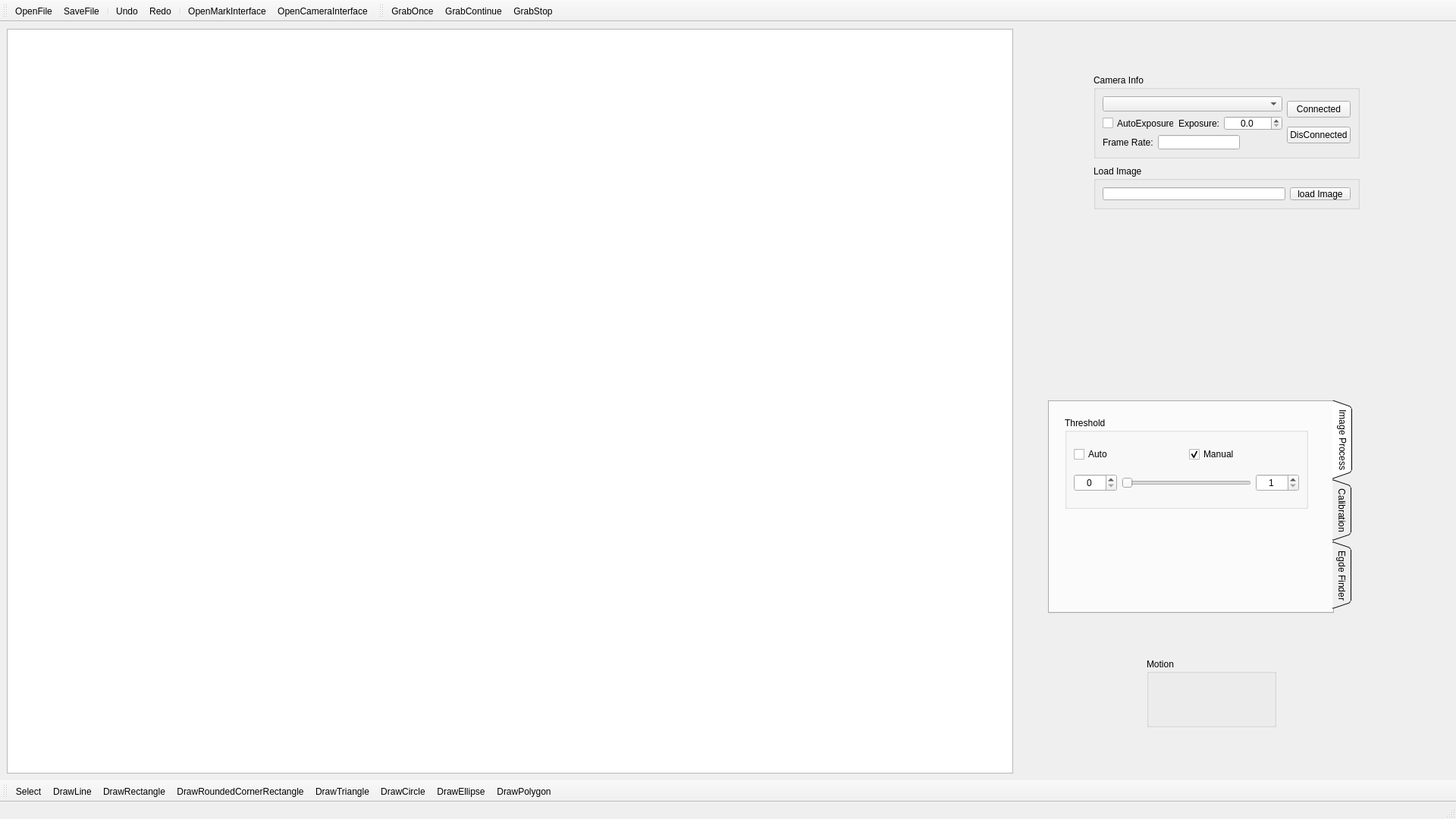
<?xml version="1.0" encoding="UTF-8"?>
<ui version="4.0">
 <class>MainWindow</class>
 <widget class="QMainWindow" name="MainWindow">
  <property name="geometry">
   <rect>
    <x>0</x>
    <y>0</y>
    <width>1920</width>
    <height>1080</height>
   </rect>
  </property>
  <property name="windowTitle">
   <string>MainWindow</string>
  </property>
  <widget class="QWidget" name="centralwidget">
   <layout class="QHBoxLayout" name="horizontalLayout" stretch="7,3">
    <item>
     <widget class="QStackedWidget" name="stackedWidget">
      <property name="currentIndex">
       <number>1</number>
      </property>
      <widget class="QWidget" name="page">
       <property name="font">
        <font>
         <weight>50</weight>
         <bold>false</bold>
        </font>
       </property>
       <layout class="QHBoxLayout" name="horizontalLayout_2">
        <property name="leftMargin">
         <number>0</number>
        </property>
        <property name="topMargin">
         <number>0</number>
        </property>
        <property name="rightMargin">
         <number>0</number>
        </property>
        <property name="bottomMargin">
         <number>0</number>
        </property>
        <item>
         <widget class="QGraphicsView" name="graphicsView_Mark"/>
        </item>
       </layout>
      </widget>
      <widget class="QWidget" name="page_2">
       <layout class="QHBoxLayout" name="horizontalLayout_3">
        <property name="leftMargin">
         <number>0</number>
        </property>
        <property name="topMargin">
         <number>0</number>
        </property>
        <property name="rightMargin">
         <number>0</number>
        </property>
        <property name="bottomMargin">
         <number>0</number>
        </property>
        <item>
         <widget class="ExtendQGraphicsView" name="graphicsView_Camera"/>
        </item>
       </layout>
      </widget>
     </widget>
    </item>
    <item>
     <widget class="QStackedWidget" name="stackedWidget_Parameters">
      <property name="currentIndex">
       <number>1</number>
      </property>
      <widget class="QWidget" name="page_3">
       <widget class="QLabel" name="label_2">
        <property name="geometry">
         <rect>
          <x>0</x>
          <y>0</y>
          <width>29</width>
          <height>16</height>
         </rect>
        </property>
        <property name="text">
         <string>mark1</string>
        </property>
       </widget>
      </widget>
      <widget class="QWidget" name="page_4">
       <widget class="QTabWidget" name="tabWidget">
        <property name="geometry">
         <rect>
          <x>40</x>
          <y>490</y>
          <width>401</width>
          <height>281</height>
         </rect>
        </property>
        <property name="layoutDirection">
         <enum>Qt::LeftToRight</enum>
        </property>
        <property name="tabPosition">
         <enum>QTabWidget::East</enum>
        </property>
        <property name="tabShape">
         <enum>QTabWidget::Triangular</enum>
        </property>
        <property name="currentIndex">
         <number>0</number>
        </property>
        <widget class="QWidget" name="tab_1">
         <attribute name="title">
          <string>Image Process</string>
         </attribute>
         <widget class="QGroupBox" name="groupBox">
          <property name="geometry">
           <rect>
            <x>20</x>
            <y>20</y>
            <width>321</width>
            <height>121</height>
           </rect>
          </property>
          <property name="title">
           <string>Threshold</string>
          </property>
          <layout class="QHBoxLayout" name="horizontalLayout_8">
           <item>
            <layout class="QVBoxLayout" name="verticalLayout">
             <item>
              <layout class="QHBoxLayout" name="horizontalLayout_6">
               <item>
                <widget class="QCheckBox" name="checkBox_AutoThreshold">
                 <property name="text">
                  <string>Auto</string>
                 </property>
                 <attribute name="buttonGroup">
                  <string notr="true">buttonGroup</string>
                 </attribute>
                </widget>
               </item>
               <item>
                <widget class="QCheckBox" name="checkBox_ManualThreshold">
                 <property name="text">
                  <string>Manual</string>
                 </property>
                 <property name="checked">
                  <bool>true</bool>
                 </property>
                 <attribute name="buttonGroup">
                  <string notr="true">buttonGroup</string>
                 </attribute>
                </widget>
               </item>
              </layout>
             </item>
             <item>
              <layout class="QHBoxLayout" name="horizontalLayout_7" stretch="2,6,2">
               <item>
                <widget class="QSpinBox" name="spinBox_LeftThreshold">
                 <property name="alignment">
                  <set>Qt::AlignCenter</set>
                 </property>
                 <property name="maximum">
                  <number>254</number>
                 </property>
                </widget>
               </item>
               <item>
                <widget class="QxtSpanSlider" name="horizontalSlider_Threshold">
                 <property name="maximum">
                  <number>255</number>
                 </property>
                 <property name="orientation">
                  <enum>Qt::Horizontal</enum>
                 </property>
                </widget>
               </item>
               <item>
                <widget class="QSpinBox" name="spinBox_RightThreshold">
                 <property name="alignment">
                  <set>Qt::AlignCenter</set>
                 </property>
                 <property name="minimum">
                  <number>1</number>
                 </property>
                 <property name="maximum">
                  <number>255</number>
                 </property>
                </widget>
               </item>
              </layout>
             </item>
            </layout>
           </item>
          </layout>
         </widget>
        </widget>
        <widget class="QWidget" name="tab_2">
         <attribute name="title">
          <string>Calibration</string>
         </attribute>
        </widget>
        <widget class="QWidget" name="tab_3">
         <attribute name="title">
          <string>Egde Finder</string>
         </attribute>
        </widget>
       </widget>
       <widget class="QGroupBox" name="groupBox_CameraInfo">
        <property name="geometry">
         <rect>
          <x>100</x>
          <y>60</y>
          <width>351</width>
          <height>111</height>
         </rect>
        </property>
        <property name="title">
         <string>Camera Info</string>
        </property>
        <layout class="QHBoxLayout" name="horizontalLayout_9">
         <item>
          <layout class="QVBoxLayout" name="verticalLayout_3">
           <item>
            <widget class="QComboBox" name="comboBox_CameraInfo">
             <property name="sizePolicy">
              <sizepolicy hsizetype="Expanding" vsizetype="Expanding">
               <horstretch>0</horstretch>
               <verstretch>0</verstretch>
              </sizepolicy>
             </property>
            </widget>
           </item>
           <item>
            <layout class="QHBoxLayout" name="horizontalLayout_5">
             <item>
              <widget class="QCheckBox" name="checkBox_AutoExposure">
               <property name="sizePolicy">
                <sizepolicy hsizetype="Minimum" vsizetype="Fixed">
                 <horstretch>0</horstretch>
                 <verstretch>0</verstretch>
                </sizepolicy>
               </property>
               <property name="text">
                <string>AutoExposure</string>
               </property>
              </widget>
             </item>
             <item>
              <spacer name="horizontalSpacer">
               <property name="orientation">
                <enum>Qt::Horizontal</enum>
               </property>
               <property name="sizeHint" stdset="0">
                <size>
                 <width>40</width>
                 <height>20</height>
                </size>
               </property>
              </spacer>
             </item>
             <item>
              <widget class="QLabel" name="label">
               <property name="sizePolicy">
                <sizepolicy hsizetype="Minimum" vsizetype="Minimum">
                 <horstretch>0</horstretch>
                 <verstretch>0</verstretch>
                </sizepolicy>
               </property>
               <property name="text">
                <string>Exposure:</string>
               </property>
              </widget>
             </item>
             <item>
              <widget class="QDoubleSpinBox" name="doubleSpinBox_Exposure">
               <property name="alignment">
                <set>Qt::AlignCenter</set>
               </property>
               <property name="decimals">
                <number>1</number>
               </property>
               <property name="maximum">
                <double>99999999.000000000000000</double>
               </property>
               <property name="singleStep">
                <double>1.000000000000000</double>
               </property>
              </widget>
             </item>
            </layout>
           </item>
           <item>
            <layout class="QHBoxLayout" name="horizontalLayout_4">
             <item>
              <widget class="QLabel" name="label_3">
               <property name="text">
                <string>Frame Rate:</string>
               </property>
              </widget>
             </item>
             <item>
              <widget class="QLineEdit" name="lineEdit_FrameRate">
               <property name="sizePolicy">
                <sizepolicy hsizetype="Minimum" vsizetype="Minimum">
                 <horstretch>0</horstretch>
                 <verstretch>0</verstretch>
                </sizepolicy>
               </property>
               <property name="alignment">
                <set>Qt::AlignCenter</set>
               </property>
               <property name="readOnly">
                <bool>true</bool>
               </property>
              </widget>
             </item>
             <item>
              <spacer name="horizontalSpacer_2">
               <property name="orientation">
                <enum>Qt::Horizontal</enum>
               </property>
               <property name="sizeType">
                <enum>QSizePolicy::Expanding</enum>
               </property>
               <property name="sizeHint" stdset="0">
                <size>
                 <width>40</width>
                 <height>20</height>
                </size>
               </property>
              </spacer>
             </item>
            </layout>
           </item>
          </layout>
         </item>
         <item>
          <layout class="QVBoxLayout" name="verticalLayout_2">
           <item>
            <widget class="QPushButton" name="pushButton_ConnectedCamera">
             <property name="text">
              <string>Connected</string>
             </property>
            </widget>
           </item>
           <item>
            <widget class="QPushButton" name="pushButton_DisConnectedCamera">
             <property name="text">
              <string>DisConnected</string>
             </property>
            </widget>
           </item>
          </layout>
         </item>
        </layout>
       </widget>
       <widget class="QGroupBox" name="groupBox_3">
        <property name="geometry">
         <rect>
          <x>170</x>
          <y>830</y>
          <width>171</width>
          <height>91</height>
         </rect>
        </property>
        <property name="title">
         <string>Motion</string>
        </property>
       </widget>
       <widget class="QGroupBox" name="groupBox_LoadImage">
        <property name="geometry">
         <rect>
          <x>100</x>
          <y>180</y>
          <width>351</width>
          <height>58</height>
         </rect>
        </property>
        <property name="title">
         <string>Load Image</string>
        </property>
        <layout class="QHBoxLayout" name="horizontalLayout_11">
         <item>
          <layout class="QHBoxLayout" name="horizontalLayout_10">
           <item>
            <widget class="QLineEdit" name="lineEdit_ImageFilePath">
             <property name="readOnly">
              <bool>true</bool>
             </property>
            </widget>
           </item>
           <item>
            <widget class="QPushButton" name="pushButton_LoadImage">
             <property name="text">
              <string>load Image</string>
             </property>
            </widget>
           </item>
          </layout>
         </item>
        </layout>
       </widget>
      </widget>
     </widget>
    </item>
   </layout>
  </widget>
  <widget class="QMenuBar" name="menubar">
   <property name="geometry">
    <rect>
     <x>0</x>
     <y>0</y>
     <width>1920</width>
     <height>21</height>
    </rect>
   </property>
  </widget>
  <widget class="QStatusBar" name="statusbar"/>
  <widget class="QToolBar" name="toolBar_Tool">
   <property name="windowTitle">
    <string>toolBar</string>
   </property>
   <attribute name="toolBarArea">
    <enum>TopToolBarArea</enum>
   </attribute>
   <attribute name="toolBarBreak">
    <bool>false</bool>
   </attribute>
   <addaction name="actionOpenFile"/>
   <addaction name="actionSaveFile"/>
   <addaction name="separator"/>
   <addaction name="actionUndo"/>
   <addaction name="actionRedo"/>
   <addaction name="separator"/>
   <addaction name="actionOpenMarkInterface"/>
   <addaction name="actionOpenCameraInterface"/>
  </widget>
  <widget class="QToolBar" name="toolBar_Shapes">
   <property name="windowTitle">
    <string>toolBar</string>
   </property>
   <attribute name="toolBarArea">
    <enum>BottomToolBarArea</enum>
   </attribute>
   <attribute name="toolBarBreak">
    <bool>false</bool>
   </attribute>
   <addaction name="actionSelect"/>
   <addaction name="actionDrawLine"/>
   <addaction name="actionDrawRectangle"/>
   <addaction name="actionDrawRoundedCornerRectangle"/>
   <addaction name="actionDrawTriangle"/>
   <addaction name="actionDrawCircle"/>
   <addaction name="actionDrawEllipse"/>
   <addaction name="actionDrawPolygon"/>
  </widget>
  <widget class="QToolBar" name="toolBar_Camera">
   <property name="windowTitle">
    <string>toolBar</string>
   </property>
   <attribute name="toolBarArea">
    <enum>TopToolBarArea</enum>
   </attribute>
   <attribute name="toolBarBreak">
    <bool>false</bool>
   </attribute>
   <addaction name="actionGrabOnce"/>
   <addaction name="actionGrabContinue"/>
   <addaction name="actionGrabStop"/>
  </widget>
  <action name="actionOpenFile">
   <property name="icon">
    <iconset>
     <normaloff>ico/open_icon.png</normaloff>ico/open_icon.png</iconset>
   </property>
   <property name="text">
    <string>OpenFile</string>
   </property>
   <property name="toolTip">
    <string>open file from the disk</string>
   </property>
  </action>
  <action name="actionSaveFile">
   <property name="icon">
    <iconset>
     <normaloff>ico/save_icon.png</normaloff>ico/save_icon.png</iconset>
   </property>
   <property name="text">
    <string>SaveFile</string>
   </property>
   <property name="toolTip">
    <string>save file to disk</string>
   </property>
  </action>
  <action name="actionUndo">
   <property name="icon">
    <iconset>
     <normaloff>ico/undo_back_left_icon.png</normaloff>ico/undo_back_left_icon.png</iconset>
   </property>
   <property name="text">
    <string>Undo</string>
   </property>
   <property name="toolTip">
    <string>return last action</string>
   </property>
  </action>
  <action name="actionRedo">
   <property name="icon">
    <iconset>
     <normaloff>ico/redo_forward_right_icon.png</normaloff>ico/redo_forward_right_icon.png</iconset>
   </property>
   <property name="text">
    <string>Redo</string>
   </property>
   <property name="toolTip">
    <string>forward next action</string>
   </property>
  </action>
  <action name="actionOpenMarkInterface">
   <property name="icon">
    <iconset>
     <normaloff>ico/laser_wip_icon.png</normaloff>ico/laser_wip_icon.png</iconset>
   </property>
   <property name="text">
    <string>OpenMarkInterface</string>
   </property>
   <property name="toolTip">
    <string>open the laser marking interface</string>
   </property>
  </action>
  <action name="actionOpenCameraInterface">
   <property name="icon">
    <iconset>
     <normaloff>ico/camera_icon.png</normaloff>ico/camera_icon.png</iconset>
   </property>
   <property name="text">
    <string>OpenCameraInterface</string>
   </property>
   <property name="toolTip">
    <string>open the vision interface</string>
   </property>
  </action>
  <action name="actionSelect">
   <property name="icon">
    <iconset>
     <normaloff>ico/_selection_tool_icon.png</normaloff>ico/_selection_tool_icon.png</iconset>
   </property>
   <property name="text">
    <string>Select</string>
   </property>
   <property name="toolTip">
    <string>select a shape(no draw)</string>
   </property>
  </action>
  <action name="actionDrawLine">
   <property name="icon">
    <iconset>
     <normaloff>ico/line_icon.png</normaloff>ico/line_icon.png</iconset>
   </property>
   <property name="text">
    <string>DrawLine</string>
   </property>
   <property name="toolTip">
    <string>draw a line</string>
   </property>
  </action>
  <action name="actionDrawRectangle">
   <property name="icon">
    <iconset>
     <normaloff>ico/rectangle_shape_icon.png</normaloff>ico/rectangle_shape_icon.png</iconset>
   </property>
   <property name="text">
    <string>DrawRectangle</string>
   </property>
   <property name="toolTip">
    <string>draw a rectangle</string>
   </property>
  </action>
  <action name="actionDrawRoundedCornerRectangle">
   <property name="icon">
    <iconset>
     <normaloff>ico/rectangleCircle_icon.png</normaloff>ico/rectangleCircle_icon.png</iconset>
   </property>
   <property name="text">
    <string>DrawRoundedCornerRectangle</string>
   </property>
   <property name="toolTip">
    <string>Draw a RoundedCornerRectangle</string>
   </property>
  </action>
  <action name="actionDrawTriangle">
   <property name="icon">
    <iconset>
     <normaloff>ico/shape_triangle_icon.png</normaloff>ico/shape_triangle_icon.png</iconset>
   </property>
   <property name="text">
    <string>DrawTriangle</string>
   </property>
   <property name="toolTip">
    <string>Draw a Triangle</string>
   </property>
  </action>
  <action name="actionDrawCircle">
   <property name="icon">
    <iconset>
     <normaloff>ico/circle_oval_shape_icon.png</normaloff>ico/circle_oval_shape_icon.png</iconset>
   </property>
   <property name="text">
    <string>DrawCircle</string>
   </property>
   <property name="toolTip">
    <string>Draw a Circle</string>
   </property>
  </action>
  <action name="actionDrawEllipse">
   <property name="icon">
    <iconset>
     <normaloff>ico/ellipse_adobe illustrator tool_circle_icon.png</normaloff>ico/ellipse_adobe illustrator tool_circle_icon.png</iconset>
   </property>
   <property name="text">
    <string>DrawEllipse</string>
   </property>
   <property name="toolTip">
    <string>Draw a Ellipse</string>
   </property>
  </action>
  <action name="actionDrawPolygon">
   <property name="icon">
    <iconset>
     <normaloff>ico/linearray_lines_shape_icon.png</normaloff>ico/linearray_lines_shape_icon.png</iconset>
   </property>
   <property name="text">
    <string>DrawPolygon</string>
   </property>
   <property name="toolTip">
    <string>Draw a Polygon</string>
   </property>
  </action>
  <action name="actionGrabOnce">
   <property name="icon">
    <iconset>
     <normaloff>ico/grabOnce_icon.png</normaloff>ico/grabOnce_icon.png</iconset>
   </property>
   <property name="text">
    <string>GrabOnce</string>
   </property>
   <property name="toolTip">
    <string>Grab Once</string>
   </property>
  </action>
  <action name="actionGrabContinue">
   <property name="icon">
    <iconset>
     <normaloff>ico/grabContinue_icon.png</normaloff>ico/grabContinue_icon.png</iconset>
   </property>
   <property name="text">
    <string>GrabContinue</string>
   </property>
   <property name="toolTip">
    <string>Grab Continue</string>
   </property>
  </action>
  <action name="actionGrabStop">
   <property name="icon">
    <iconset>
     <normaloff>ico/grabStop_icon.png</normaloff>ico/grabStop_icon.png</iconset>
   </property>
   <property name="text">
    <string>GrabStop</string>
   </property>
   <property name="toolTip">
    <string>Grab Stop</string>
   </property>
  </action>
 </widget>
 <customwidgets>
  <customwidget>
   <class>QxtSpanSlider</class>
   <extends>QSlider</extends>
   <header>QxtSpanSlider.h</header>
  </customwidget>
  <customwidget>
   <class>ExtendQGraphicsView</class>
   <extends>QGraphicsView</extends>
   <header>ExtendQGraphicsView.h</header>
  </customwidget>
 </customwidgets>
 <resources/>
 <connections/>
 <buttongroups>
  <buttongroup name="buttonGroup"/>
 </buttongroups>
</ui>
